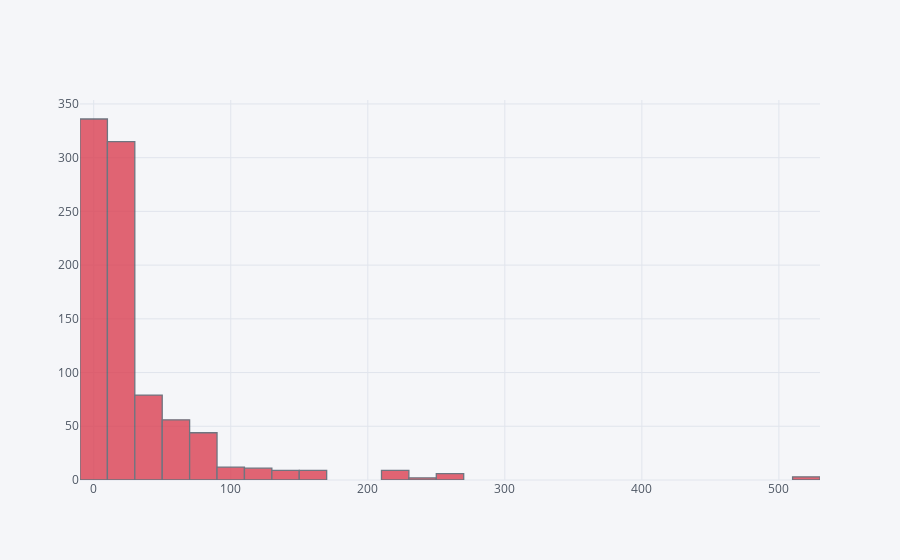

Notebook cell for this chart:
### Code cell
df['Fare'].iplot(kind='hist', bins=30, color='red')

### Figure 1 — Plotly figure (JSON) as saved in the notebook; plotly's stock layout.template omitted (floating-point values rounded to 4 significant figures; data arrays with more than 128 entries replaced by an {"elided": "..."} marker saying what was removed)
{"data": [{"histfunc": "count", "histnorm": "", "marker": {"color": "rgba(219, 64, 82, 1.0)", "line": {"color": "#4D5663", "width": 1.3}}, "name": "Fare", "nbinsx": 30, "opacity": 0.8, "orientation": "v", "type": "histogram", "uid": "3a3694ae-1bc0-4a7f-b42c-eb40f346ca97", "x": {"elided": "891 float values"}}], "layout": {"barmode": "overlay", "legend": {"bgcolor": "#F5F6F9", "font": {"color": "#4D5663"}}, "paper_bgcolor": "#F5F6F9", "plot_bgcolor": "#F5F6F9", "title": {"font": {"color": "#4D5663"}}, "xaxis": {"gridcolor": "#E1E5ED", "showgrid": true, "tickfont": {"color": "#4D5663"}, "title": {"font": {"color": "#4D5663"}, "text": ""}, "zerolinecolor": "#E1E5ED"}, "yaxis": {"gridcolor": "#E1E5ED", "showgrid": true, "tickfont": {"color": "#4D5663"}, "title": {"font": {"color": "#4D5663"}, "text": ""}, "zerolinecolor": "#E1E5ED"}}}
